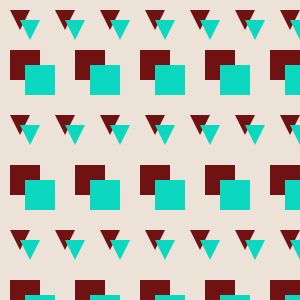
Frame 1 (no input)
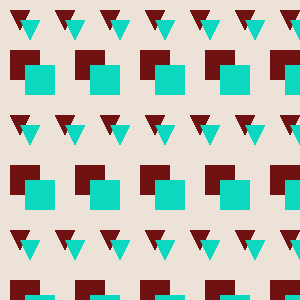
Frame 60 (the mouse pressed at the canvas centre just before this capture)
Frame 120 (the mouse held since frame 60 and released just before this capture): identical to frame 60, image omitted

The Processing sketch that drew these frames (run headless with seeded random() and noise(); from frame 60 on, the mouse is pressed at the canvas centre):

// Processing sketch: processing_61105
// ── processing_61105.pde

void setup(){

  size (300, 300);
  
  background(237, 226, 215);
  
  smooth();
  
 }
 // rect (xstart, ystart, Breite, Höhe)
 //ellipse(xmittelpunkt, ymittelp, Breite, Höhe)
 //line(xstart, ystart, xend, yend)
 //triangle(x,y, x1, y1, x2, y2)
 
 void draw (){
 
 smooth();
   
   
 noStroke();
 
 fill(113, 18, 18);
 
 rect (10, 50, 30, 30); 
  rect (75, 50, 30, 30);
   rect (140, 50, 30, 30);
    rect (205, 50, 30, 30);
     rect (270, 50, 30, 30);
      rect (335, 50, 30, 30);
       rect (400, 50, 30, 30);
       
 
 triangle (10,10, 20,30, 30,10); 
 
 triangle (55,10, 65,30, 75,10); 
 triangle (100,10, 110,30, 120,10); 
 triangle (145,10, 155,30, 165,10); 
 triangle (190,10, 200,30, 210,10); 
 triangle (235,10, 245,30, 255,10); 
 triangle (280,10, 290,30, 300,10);   
 
  
 fill(11, 216, 191);  
  
 rect (25, 65, 30, 30); 
  rect (90, 65, 30, 30);
   rect (155, 65, 30, 30);
    rect (220, 65, 30, 30);
     rect (285, 65, 30, 30);
      rect (355, 65, 30, 30);
  
 
 triangle (20,20, 30,40, 40,20);
 triangle (65,20, 75,40, 85,20);
 triangle (110,20, 120,40, 130,20);
 triangle (155,20, 165,40, 175,20);
 triangle (200,20, 210,40, 220,20);
 triangle (245,20, 255,40, 265,20);
 triangle (290,20, 300,40, 310,20);
   
 //neue Reihe
 
 
 //dreieck braun
 
 fill(113, 18, 18);
 
 triangle (10,115, 20,135, 30,115); 
 triangle (55,115, 65,135, 75,115); 
 triangle (100,115, 110,135, 120,115); 
 triangle (145,115, 155,135, 165,115); 
 triangle (190,115, 200,135, 210,115); 
 triangle (235,115, 245,135, 255,115); 
 triangle (280,115, 290,135, 300,115);   
 
// Viereck braun

fill(113, 18, 18);
 
 rect (10, 165, 30, 30); 
  rect (75, 165, 30, 30);
   rect (140, 165, 30, 30);
    rect (205, 165, 30, 30);
     rect (270, 165, 30, 30);
      rect (335, 165, 30, 30);
       rect (400, 165, 30, 30);

 
 // dreieck türkis
 
 fill(11, 216, 191);  
   
 
 triangle (20,125, 30,145, 40,125);
 triangle (65,125, 75,145, 85,125);
 triangle (110,125, 120,145, 130,125);
 triangle (155,125, 165,145, 175,125);
 triangle (200,125, 210,145, 220,125);
 triangle (245,125, 255,145, 265,125);
 triangle (290,125, 300,145, 310,125);
   
 //viereck türkis
 
   
 fill(11, 216, 191);  
  
 rect (25, 180, 30, 30); 
  rect (90, 180, 30, 30);
   rect (155, 180, 30, 30);
    rect (220, 180, 30, 30);
     rect (285, 180, 30, 30);
      rect (355, 180, 30, 30);


// Neue Reihe 2   
   
 //dreieck braun
 
 fill(113, 18, 18);
 
 triangle (10,230, 20,250, 30,230); 
 triangle (55,230, 65,250, 75,230); 
 triangle (100,230, 110,250, 120,230); 
 triangle (145,230, 155,250, 165,230); 
 triangle (190,230, 200,250, 210,230); 
 triangle (235,230, 245,250, 255,230); 
 triangle (280,230, 290,250, 300,230);   
 
 // dreieck türkis
 
 fill(11, 216, 191);  
   
 
 triangle (20,240, 30,260, 40,240);
 triangle (65,240, 75,260, 85,240);
 triangle (110,240, 120,260, 130,240);
 triangle (155,240, 165,260, 175,240);
 triangle (200,240, 210,260, 220,240);
 triangle (245,240, 255,260, 265,240);
 triangle (290,240, 300,260, 310,240);

// Viereck braun

fill(113, 18, 18);
 
 rect (10, 280, 30, 30); 
  rect (75, 280, 30, 30);
   rect (140, 280, 30, 30);
    rect (205, 280, 30, 30);
     rect (270, 280, 30, 30);
      rect (335, 280, 30, 30);
       rect (400, 280, 30, 30); 

// Viereck türkis
   
 fill(11, 216, 191);  
  
 rect (25, 295, 30, 30); 
  rect (90, 295, 30, 30);
   rect (155, 295, 30, 30);
    rect (220, 295, 30, 30);
     rect (285, 295, 30, 30);
      rect (355, 295, 30, 30);   
   
   
 }
